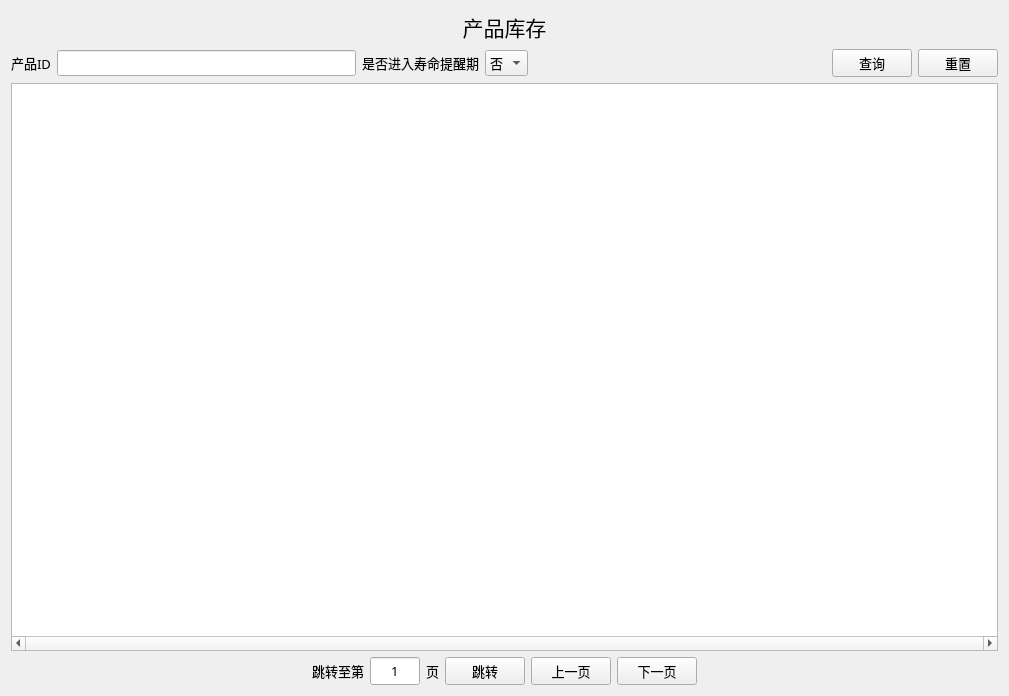
<?xml version="1.0" encoding="UTF-8"?>
<ui version="4.0">
 <class>Form</class>
 <widget class="QWidget" name="Form">
  <property name="geometry">
   <rect>
    <x>0</x>
    <y>0</y>
    <width>1009</width>
    <height>696</height>
   </rect>
  </property>
  <property name="font">
   <font>
    <family>微软雅黑 Light</family>
    <pointsize>10</pointsize>
   </font>
  </property>
  <property name="windowTitle">
   <string>Form</string>
  </property>
  <layout class="QVBoxLayout" name="verticalLayout">
   <item>
    <widget class="QLabel" name="label">
     <property name="font">
      <font>
       <family>Agency FB</family>
       <pointsize>16</pointsize>
      </font>
     </property>
     <property name="text">
      <string>产品库存</string>
     </property>
     <property name="alignment">
      <set>Qt::AlignCenter</set>
     </property>
     <property name="margin">
      <number>3</number>
     </property>
    </widget>
   </item>
   <item>
    <layout class="QHBoxLayout" name="horizontalLayout">
     <item>
      <widget class="QLabel" name="label_4">
       <property name="text">
        <string>产品ID</string>
       </property>
      </widget>
     </item>
     <item>
      <widget class="QLineEdit" name="lineEdit_2">
       <property name="maximumSize">
        <size>
         <width>400</width>
         <height>16777215</height>
        </size>
       </property>
      </widget>
     </item>
     <item>
      <widget class="QLabel" name="label_6">
       <property name="text">
        <string>是否进入寿命提醒期</string>
       </property>
      </widget>
     </item>
     <item>
      <widget class="QComboBox" name="comboBox">
       <item>
        <property name="text">
         <string>否</string>
        </property>
       </item>
       <item>
        <property name="text">
         <string>是</string>
        </property>
       </item>
      </widget>
     </item>
     <item>
      <spacer name="horizontalSpacer">
       <property name="orientation">
        <enum>Qt::Horizontal</enum>
       </property>
       <property name="sizeHint" stdset="0">
        <size>
         <width>188</width>
         <height>20</height>
        </size>
       </property>
      </spacer>
     </item>
     <item>
      <widget class="QPushButton" name="pushButton_2">
       <property name="text">
        <string>查询</string>
       </property>
      </widget>
     </item>
     <item>
      <widget class="QPushButton" name="pushButton_4">
       <property name="text">
        <string>重置</string>
       </property>
      </widget>
     </item>
    </layout>
   </item>
   <item>
    <widget class="QTableView" name="tableView">
     <property name="horizontalScrollBarPolicy">
      <enum>Qt::ScrollBarAlwaysOn</enum>
     </property>
    </widget>
   </item>
   <item>
    <layout class="QHBoxLayout" name="horizontalLayout_4">
     <item>
      <spacer name="horizontalSpacer_3">
       <property name="orientation">
        <enum>Qt::Horizontal</enum>
       </property>
       <property name="sizeHint" stdset="0">
        <size>
         <width>40</width>
         <height>20</height>
        </size>
       </property>
      </spacer>
     </item>
     <item>
      <layout class="QHBoxLayout" name="horizontalLayout_2">
       <item>
        <widget class="QLabel" name="label_2">
         <property name="text">
          <string>跳转至第</string>
         </property>
        </widget>
       </item>
       <item>
        <widget class="QLineEdit" name="jumpEdit">
         <property name="maximumSize">
          <size>
           <width>50</width>
           <height>50</height>
          </size>
         </property>
         <property name="text">
          <string>1</string>
         </property>
         <property name="maxLength">
          <number>9999</number>
         </property>
         <property name="alignment">
          <set>Qt::AlignCenter</set>
         </property>
        </widget>
       </item>
       <item>
        <widget class="QLabel" name="totalPageLabel">
         <property name="text">
          <string>页</string>
         </property>
        </widget>
       </item>
       <item>
        <widget class="QPushButton" name="jumpButton">
         <property name="text">
          <string>跳转</string>
         </property>
        </widget>
       </item>
       <item>
        <widget class="QPushButton" name="previousButton">
         <property name="text">
          <string>上一页</string>
         </property>
        </widget>
       </item>
       <item>
        <widget class="QPushButton" name="nextButton">
         <property name="text">
          <string>下一页</string>
         </property>
        </widget>
       </item>
      </layout>
     </item>
     <item>
      <spacer name="horizontalSpacer_4">
       <property name="orientation">
        <enum>Qt::Horizontal</enum>
       </property>
       <property name="sizeHint" stdset="0">
        <size>
         <width>40</width>
         <height>20</height>
        </size>
       </property>
      </spacer>
     </item>
    </layout>
   </item>
  </layout>
 </widget>
 <resources/>
 <connections/>
</ui>
